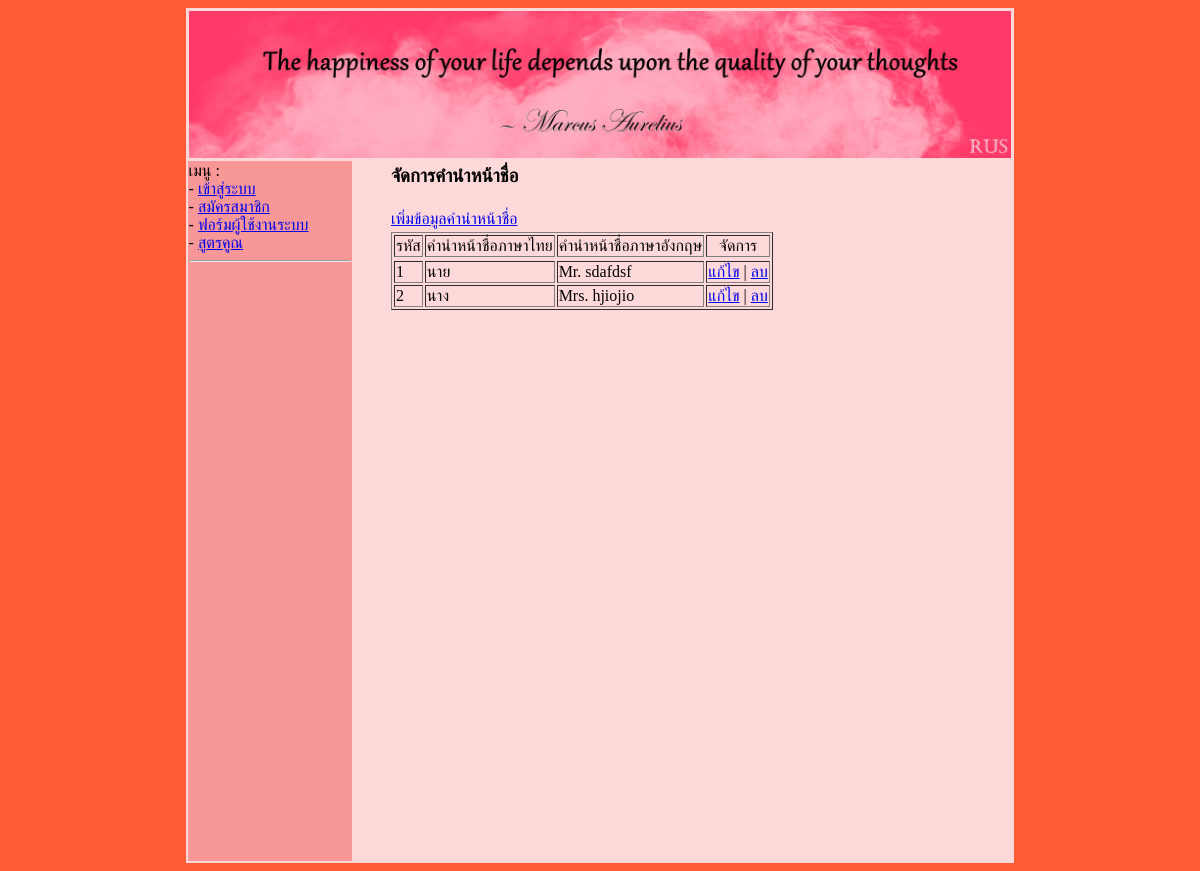
Page /prefix_show.php on the earlier database version.
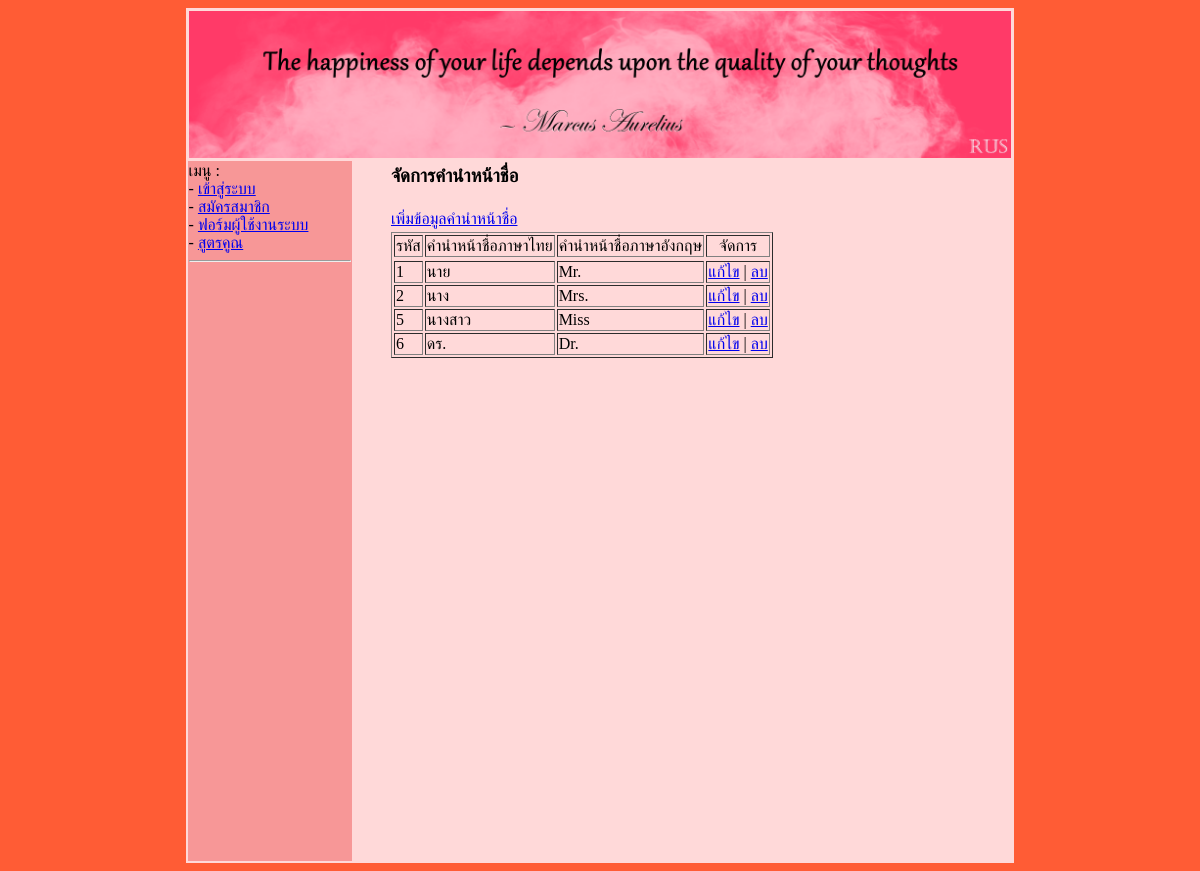
Same page on the later database version.
### tables this page shows
CREATE TABLE `prefix` (
  `prefix_id` int(11) NOT NULL COMMENT 'รหัสคำนำหน้า',
  `prefix_nameTH` varchar(20) NOT NULL COMMENT 'คำนำหน้าภาษาไทย',
  `prefix_nameEN` varchar(20) NOT NULL COMMENT 'คำนำหน้าภาษาอังกฤษ'
);

### prefix_show.php (the view, shortened to what this page needs)
<?php
    include("./header.php");
    include("./menu.php");
    include("./sqliConnect.php");
?>
<table align="center" width="90%">
    <tr>
        <td>
            <h3>จัดการคำนำหน้าชื่อ</h3>
        </td>
    </tr>
    <tr>
        <td><a href="./prefix_add.php">เพิ่มข้อมูลคำนำหน้าชื่อ</a></td>
    </tr>
    <tr>
        <td>
            <table border="1px">
                <tr>
                    <td align="center">รหัส</td>
                    <td align="center">คำนำหน้าชื่อภาษาไทย</td>
                    <td align="center">คำนำหน้าชื่อภาษาอังกฤษ</td>
                    <td align="center">จัดการ</td>
                </tr>
                <tr>
                    <?php
                        $sql = "select * from prefix;";
                        $result = $mysqli->query($sql);
                        while ($row = $result->fetch_assoc()){
                            $prefix_id = $row['prefix_id'];
                            $prefix_nameTH = $row['prefix_nameTH'];
                            $prefix_nameEN = $row['prefix_nameEN'];
                            echo "
                                <tr>
                                    <td>$prefix_id</td>
                                    <td>$prefix_nameTH</td>
                                    <td>$prefix_nameEN</td>
                                    <td><a href=\"./prefix_edit.php?prefix_id=$prefix_id\">แก้ไข</a>
                                    |
                                    <a href=\"./prefix_delete.php?prefix_id=$prefix_id\">ลบ</a></td>
                                </tr>
                            ";
                        }
                    ?>
                </tr>
            </table>
        </td>
    </tr>
</table>
<?php
    include("./footer.php");
?>

Differences in the rows shown:
changed prefix "นาย": prefix_nameEN "Mr. sdafdsf" → "Mr."
changed prefix "นาง": prefix_nameEN "Mrs. hjiojio" → "Mrs."
added prefix: prefix_id "5", prefix_nameTH "นางสาว", prefix_nameEN "Miss"
added prefix: prefix_id "6", prefix_nameTH "ดร.", prefix_nameEN "Dr."
